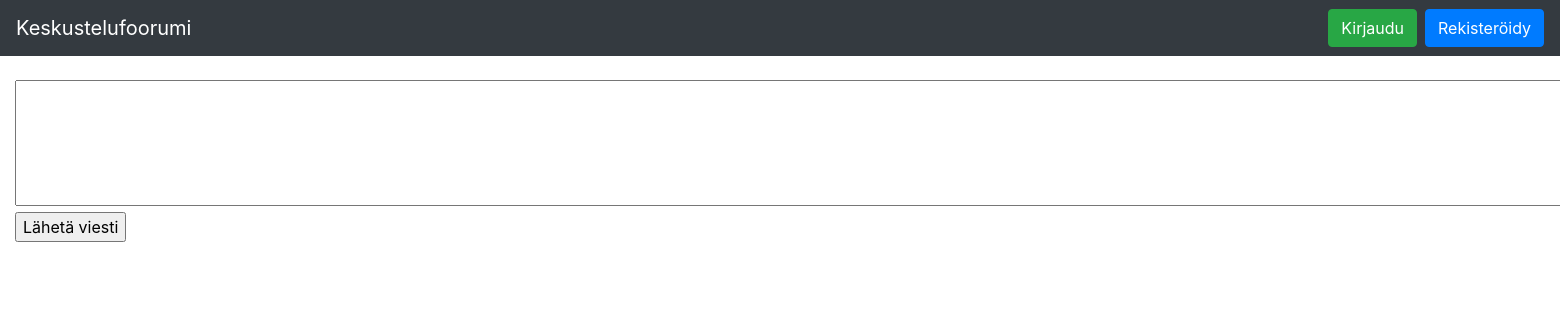
Before: /topics/8 with the older database file.
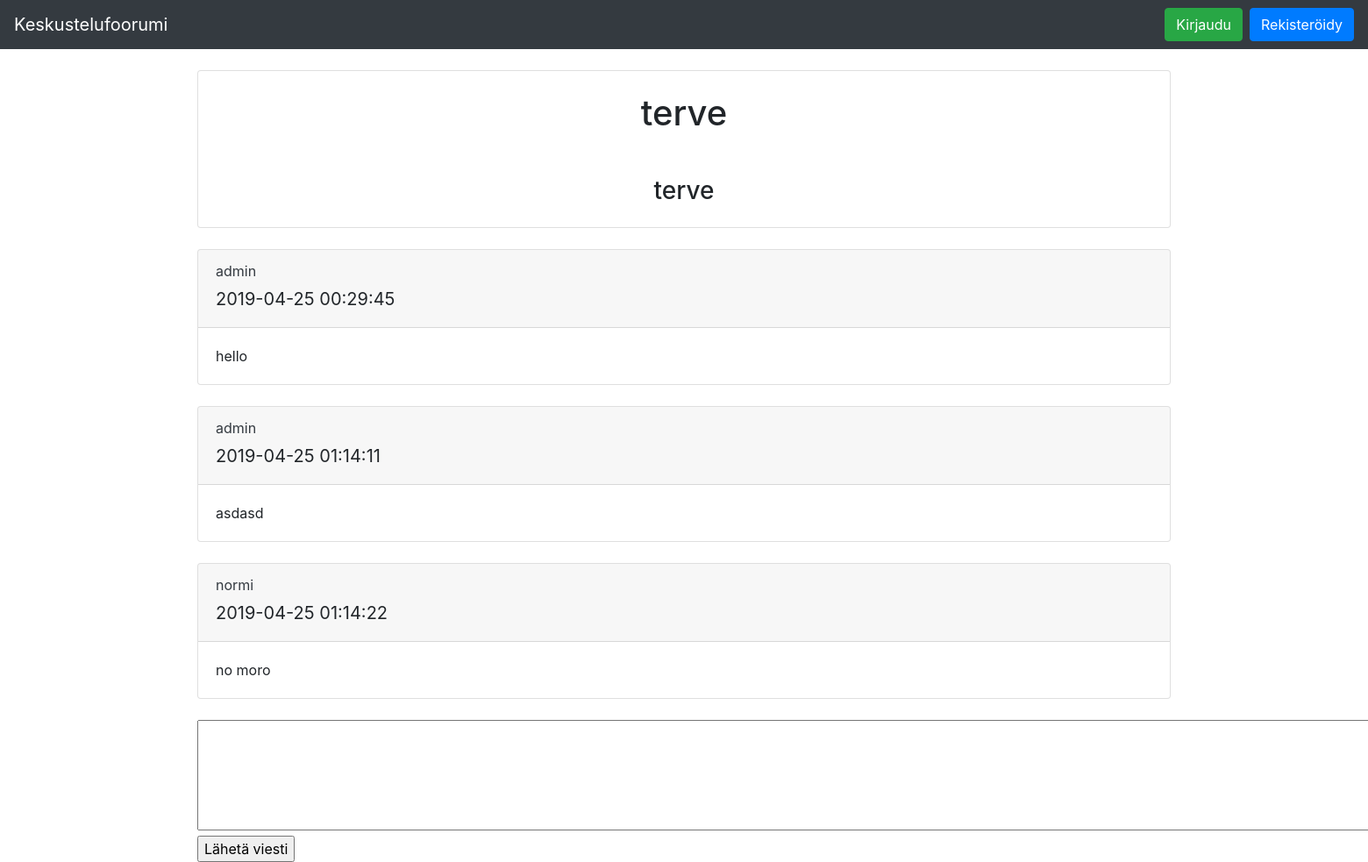
After: the same page with the newer database file.
### application/topics/models.py (models this page shows, shortened)
class Topics(db.Model):
    id = db.Column(db.Integer, primary_key=True)
    date_created = db.Column(db.DateTime, default=db.func.current_timestamp())
    date_modified = db.Column(
        db.DateTime,
        default=db.func.current_timestamp(),
        onupdate=db.func.current_timestamp())
    name = db.Column(db.String(144), nullable=False)
    desc = db.Column(db.String(144), nullable=True)
    account_id = db.Column(
        db.Integer, db.ForeignKey('account.id'), nullable=False)
    kategoriat = relationship("Categories", secondary="topics_categories")

### application/posts/models.py (models this page shows, shortened)
class Posts(db.Model):
    id = db.Column(db.Integer, primary_key=True)
    date_created = db.Column(db.DateTime, default=db.func.current_timestamp())
    date_modified = db.Column(
        db.DateTime,
        default=db.func.current_timestamp(),
        onupdate=db.func.current_timestamp())
    message = db.Column(db.Text, nullable=False)
    account_id = db.Column(
        db.Integer, db.ForeignKey('account.id'), nullable=False)
    topics_id = db.Column(
        db.Integer, db.ForeignKey('topics.id'), nullable=False)
    @staticmethod
    def find_posts(topic_id):
        stmt = text(
            "SELECT Posts.id, Posts.message, Account.username, Posts.date_created, Account.id FROM Posts "
            "LEFT JOIN Account ON Account.id = Posts.account_id "
            "LEFT JOIN Topics ON Topics.id = Posts.topics_id "
            "WHERE Topics.id = :topic").params(topic=topic_id)
        res = db.engine.execute(stmt)
        response = []
        for row in res:
            response.append({
                "id": row[0],
                "message": row[1],
                "username": row[2],
                "date": row[3],
                "userid": row[4],
            })
        return response
    @staticmethod
    def topics_info(topic_id):
        stmt = text(
            "SELECT Topics.id, Topics.name, Topics.desc FROM Topics "
            "WHERE Topics.id = :topic").params(topic=topic_id)
        res = db.engine.execute(stmt)
        response = []
        for row in res:
            response.append({"id": row[0], "name": row[1], "desc": row[2]})
        return response

### application/auth/models.py (models this page shows, shortened)
class User(db.Model):
    __tablename__ = "account"
    id = db.Column(db.Integer, primary_key=True)
    name = db.Column(db.String(144), nullable=False)
    username = db.Column(db.String(144), nullable=False)
    password = db.Column(db.String(144), nullable=False)
    rank = db.Column(db.String(144), nullable=False)

### application/topics/views.py (the view)
@app.route("/topics/<topic_id>")
def topic_link(topic_id):
    return render_template(
        "topics/topic.html", topic_id=topic_id, form=PostsForm(), find_posts=Posts.find_posts(topic_id), topics_info=Posts.topics_info(topic_id))

### application/posts/forms.py
class PostsForm(FlaskForm):
    message = TextAreaField("Viesti", [validators.length(min=3, max=255)])
    class Meta:
        csrf = False

### application/templates/topics/topic.html (shortened to what this page needs)
{% extends "layout.html" %} {% block body %}
{% if find_posts is defined %}
{% if topics_info is defined %}
{% for topic in topics_info %}
<section class="container">
  <div class="panel panel-default">
    <div class="card mb-4">
      <h1 class="my-4 text-center ">{{ topic.name }}</h1>
      <h3 class="my-4 text-center">{{ topic.desc }}</h2>
    </div>
  </div>
  {% endfor %}
  <section class="row panel-body">
    <section class="col-md-12">
      {% for post in find_posts %}
      <div class="card mb-4 shadow-sm">
        <div class="card-header">
            <a class="font-weight-normal text-dark" href="/user/{{ post.userid }}">{{ post.username}}</a>
            <h5 class="my-2 font-weight-normal "> {{ post.date }} </h5>
        </div>
        <div class="card-body">
          {{ post.message }}
        </div>
      </div>
      {% endfor %} {% endif %} {% endif %}
      <form method="POST" action="{{ url_for('message_create', topic_id=topic_id) }}">
        {{ form.message (cols="155", rows="5") }}
        <td colspan="2">
          <br>
          <input type="submit" value="Lähetä viesti" />
        </td>
      </form>
    </section>
  </section>
  {% endblock %}

### application/templates/layout.html (shortened to what this page needs)
<!DOCTYPE html>
<head>
  <link rel="stylesheet" href="https://maxcdn.bootstrapcdn.com/bootstrap/4.0.0/css/bootstrap.min.css"
 />
</head>
<body>
  <nav class="navbar navbar-expand-md navbar-dark bg-dark mb-4">
    <a class="navbar-brand" href="/">Keskustelufoorumi</a>
    <div class="collapse navbar-collapse" id="navbarCollapse">
      <div class="form-inline mt-2 mt-md-0">
        {% if current_user.is_authenticated %}
        <a class="mr-3 text-light" href="{{ url_for('user_link', user_id=current_user.id) }}">Oma profiili</a>
        <a class="text-light" href="{{ url_for('auth_logout') }}"> Kirjaudu ulos</a>
        {% else %}
        <a class="btn btn-success my-2 mx-2 my-sm-0" href="{{ url_for('auth_login') }}">Kirjaudu</a>
        <a class="btn btn-primary my-2 my-sm-0" href="{{ url_for('register_form') }}">Rekisteröidy</a>
        {% endif %}
      </div>
    </div>
  </nav>
  <div class="container-fluid">
    {% block body %} {% endblock %}
  </div>
</body>
</html>

Changed rows visible on the page:
added Topics: name "terve", desc "terve"
added Posts: username "admin", date "2019-04-25 00:29:45", message "hello"
added Posts: username "admin", date "2019-04-25 01:14:11", message "asdasd"
added Posts: username "normi", date "2019-04-25 01:14:22", message "no moro"
